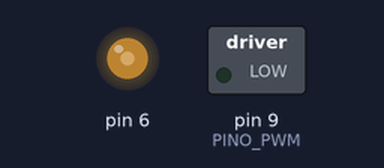
This sketch was run on a simulated Arduino Uno, built with avr-gcc and run on an emulated ATmega328P. Parts: switched loads named in the sketch (green lamp = pin HIGH), output pins drawn as LEDs (lit = HIGH).

Above: at 0.05 s.
At 10.0 s:
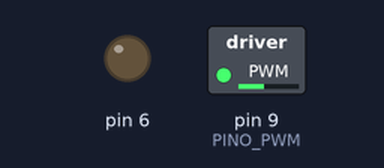
Timing chart, 0 to 13.0 s (numbered marks = the images above):
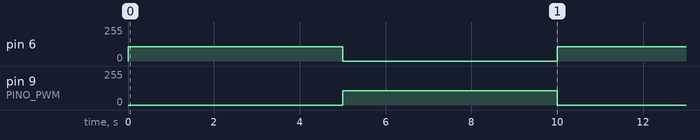

The sketch:

pwm.ino
```cpp
/*
Controle de velocidade de motor DC com PWM
Autores: Pedro Bertoleti e FilipeFlop
*/

#define PINO_PWM                      9    //pino do Arduino que terá a ligação para o driver de motor (ponte H) L298N)
#define TEMPO_NA_MESMA_VELOCIDADE     300  //tempo (ms) em que o motor ficara na mesma velocidade

void setup()
{
    //configura como saída pino terá a ligação para o driver de motor (ponte H) L298N)
    pinMode(PINO_PWM, OUTPUT);
}

void loop()
{
    int valor_pwm = 0;   //variavel que armazena o valor do PWM (0..255 -> 0%..100% da rotação do motor)

    //Aumento de velocidade (0%..100%)
    //for (valor_pwm = 0; valor_pwm < 256; valor_pwm++)
    //{
        analogWrite(9, 0);
        analogWrite(6, 108);
        //delay(TEMPO_NA_MESMA_VELOCIDADE);
        delay(5000);
    //}

    //Diminuição de velocidade (100%..0%)
    //for (valor_pwm = 255; valor_pwm >= 0; valor_pwm--)
    //{
        analogWrite(9, 108);
        analogWrite(6, 0);
        delay(5000);
        //delay(TEMPO_NA_MESMA_VELOCIDADE);
    //}
}
```

Measured:
- by itself, pin 6, pin 9 (PINO_PWM): alternates 108/255 for 5.0 s and 0/255 for 5.0 s
